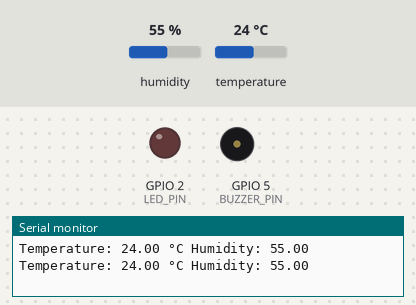
A sketch run on a simulated ESP32. Shown: output pins drawn as LEDs (lit = HIGH), buzzer (waves = sounding), the last lines printed to the serial monitor. The inputs (shaded band) are chosen by the test bench; at power-on: temperature 24 °C, humidity 55 %.

Above: at 2.8 s.
2.9 s: temperature set to 25.8 °C
At 4.5 s:
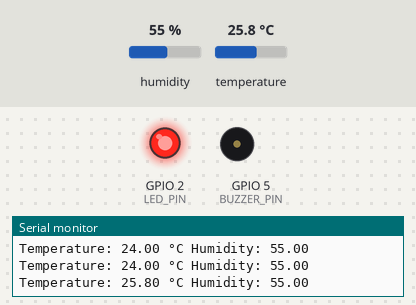
5.6 s: temperature set to 29.7 °C
8.3 s: temperature set to 30.6 °C
At 10.8 s:
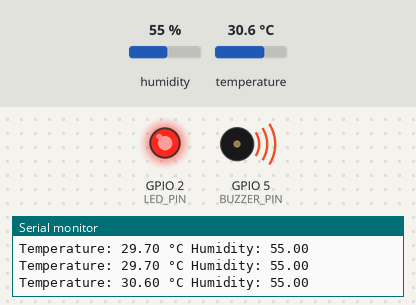
11.5 s: temperature set to 12 °C
At 12.6 s:
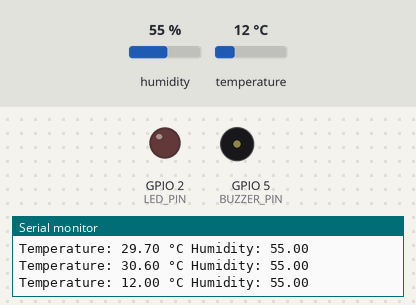
14.2 s: temperature set to 28 °C
At 17.2 s:
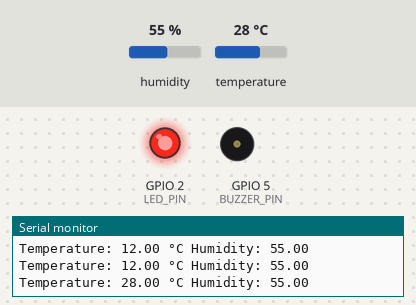
Timing chart, 0 to 18.5 s (numbered marks = the images above; inputs shaded):
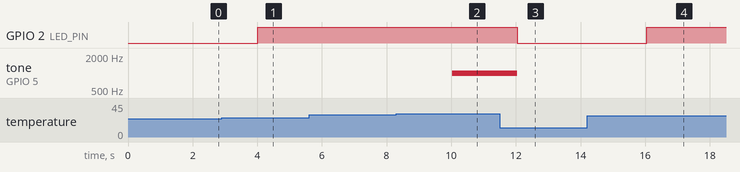

The sketch:

sketch.ino
```cpp
#include "DHT.h"
#define DHTPIN 4
#define DHTTYPE DHT22
#define LED_PIN 2
#define BUZZER_PIN 5
DHT dht(DHTPIN, DHTTYPE);

void setup() {
  Serial.begin(115200);
  pinMode(LED_PIN, OUTPUT);
  pinMode(BUZZER_PIN, OUTPUT);
  dht.begin();
}

void loop() {
  float t = dht.readTemperature();
  float h = dht.readHumidity();

  if (isnan(t) || isnan(h)) {
    Serial.println("Erreur de lecture DHT22");
    delay(2000);
    return;
  }
  Serial.print("Temperature: "); Serial.print(t); Serial.print(" °C ");
  Serial.print("Humidity: "); Serial.println(h);
  if (t > 25) digitalWrite(LED_PIN, HIGH);
  else        digitalWrite(LED_PIN, LOW);
  if (t > 30) tone(BUZZER_PIN, 1000);
  else        noTone(BUZZER_PIN);

  delay(2000);
}
```

Measured:
- the behaviour switches between 25 and 25.1 °C on temperature (found by bisection; images 0 and 1)
- the behaviour switches between 30 and 30.1 °C on temperature (found by bisection; images 1 and 2)
- after the input at 2.9 s, GPIO 2 (LED_PIN): LOW → HIGH after 1.1 s
- after the input at 8.3 s, tone on GPIO 5 (BUZZER_PIN): silent → 1000 Hz after 1.7 s
- after the input at 11.5 s, GPIO 2 (LED_PIN): HIGH → LOW after 0.54 s; tone on GPIO 5 (BUZZER_PIN): 1000 Hz → silent after 0.54 s
- after the input at 14.2 s, GPIO 2 (LED_PIN): LOW → HIGH after 1.8 s
